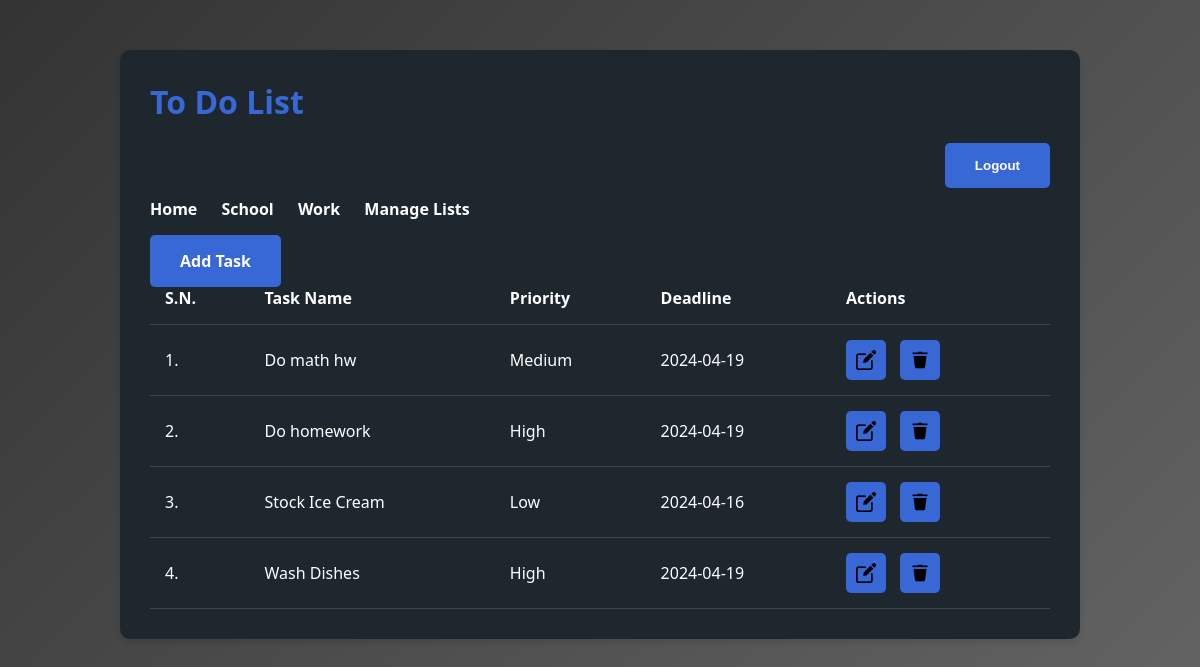
The app's page /admin.php with its own data.
### tables this page shows
CREATE TABLE `listtbls` (
  `listid` int(10) UNSIGNED NOT NULL,
  `listname` varchar(50) NOT NULL,
  `listdesc` varchar(150) DEFAULT NULL
);

CREATE TABLE `tasktbl` (
  `task_id` int(10) UNSIGNED NOT NULL,
  `task_name` varchar(150) NOT NULL,
  `task_description` text NOT NULL,
  `listid` int(11) NOT NULL,
  `priority` varchar(10) NOT NULL,
  `deadline` date NOT NULL
);

### admin.php (the view, shortened to what this page needs)
<html>
    <head>
        <link rel="stylesheet" href="<?php echo SITEURL; ?>style.css" />
    </head>
    <body>
    <div class="wrapper">
    <h1>To Do List</h1>
<form method="post" style="text-align: right;">
    <button type="submit" name="logout" class="btn-primary">Logout</button>
</form>
    <div class="menu">
        <a href="<?php echo SITEURL; ?>">Home</a>
        <?php
            $conn2 = mysqli_connect(LOCALHOST, DBUSER, DBPASS) or die("Couldn't connect");
            $sql2 = "SELECT * FROM listtbls";
            $res2 = mysqli_query($conn2, $sql2);
            if($res2==true)
            {
                while($row2=mysqli_fetch_assoc($res2))
                {
                    $listid = $row2['listid'];
                    $listname = $row2['listname'];
                    ?>
                    <a href="<?php echo SITEURL; ?>list-task.php?listid=<?php echo $listid; ?>"><?php echo $listname; ?></a>
                    <?php
                }
            }
        ?>
        <a href="<?php echo SITEURL; ?>manage-list.php">Manage Lists</a>
    </div>
    <div class="all-tasks">
        <a class="btn-primary" href="<?php SITEURL; ?>add-task.php">Add Task</a>
        <table class="tbl-full">
            <tr>
                <th>S.N.</th>
                <th>Task Name</th>
                <th>Priority</th>
                <th>Deadline</th>
                <th>Actions</th>
            </tr>
            <?php
                $conn = mysqli_connect(LOCALHOST, DBUSER, DBPASS) or die("Couldn't connect");
                $sql = "SELECT * FROM tasktbl";
                $res = mysqli_query($conn, $sql);
                if($res==true)
                {
                    $count_rows = mysqli_num_rows($res);
                    $sn=1;
                    if($count_rows>0)
                    {
                        while($row=mysqli_fetch_assoc($res))
                        {
                            $task_id = $row['task_id'];
                            $task_name = $row['task_name'];
                            $priority = $row['priority'];
                            $deadline = $row['deadline'];
                            ?>
                            <tr>
                                <td><?php echo $sn++; ?>. </td>
                                <td><?php echo $task_name; ?></td>
                                <td><?php echo $priority; ?></td>
                                <td><?php echo $deadline; ?></td>
                                <td>
                                <a class="action-button" href="<?php echo SITEURL; ?>update-task.php?task_id=<?php echo $task_id; ?>">
    <img src="update_icon.png" alt="Update">
</a>
<a class="action-button" href="<?php echo SITEURL; ?>delete-task.php?task_id=<?php echo $task_id; ?>">
    <img src="delete_icon.png" alt="Delete">
</a>
                                </td>
                            </tr>
                            <?php
                        }
                    }
                    else
                    {
                        ?>
                        <tr>
                            <td colspan="5">No Task Added Yet.</td>
                        </tr>
                        <?php
                    }
                }
            ?>
        </table>
    </div>
    </div>
    </body>
</html>

### style.css (style rules this page uses)
* { margin: 0; padding: 0; box-sizing: border-box; }
body { font-family: 'Segoe UI', Tahoma, Geneva, Verdana, sans-serif; background: linear-gradient(135deg, #333333, #666666); color: #fff; margin: 0; padding: 0; }
.wrapper { width: 80%; margin: 50px auto; padding: 30px; border-radius: 10px; box-shadow: 0 4px 6px rgba(0, 0, 0, 0.1); background: #1e272e; }
h1 { color: #3867d6; margin-bottom: 20px; }
.menu { margin-bottom: 30px; }
.menu a { font-weight: bold; margin-right: 20px; color: #fff; text-decoration: none; transition: color 0.3s ease; }
.btn-primary, .btn-secondary, button[type="submit"] { background-color: #3867d6; padding: 15px 30px; font-weight: bold; text-decoration: none; color: #fff; border: none; border-radius: 5px; cursor: pointer; transition: background-color 0.3s ease; margin-bottom: 10px; }
table { width: 100%; border-collapse: collapse; }
table tr th, table tr td { padding: 15px; text-align: left; border-bottom: 1px solid #444; }
.action-button { display: inline-block; background-color: #3867d6; padding: 10px; border-radius: 5px; text-decoration: none; color: #fff; margin-right: 10px; transition: background-color 0.3s ease; }
.action-button img { width: 20px; height: 20px; vertical-align: middle; }

### records on screen
listtbls: listname "School"
listtbls: listname "Work"
tasktbl: task_name "Do math hw", priority "Medium", deadline "2024-04-19"
tasktbl: task_name "Do homework", priority "High", deadline "2024-04-19"
tasktbl: task_name "Stock Ice Cream", priority "Low", deadline "2024-04-16"
tasktbl: task_name "Wash Dishes", priority "High", deadline "2024-04-19"
